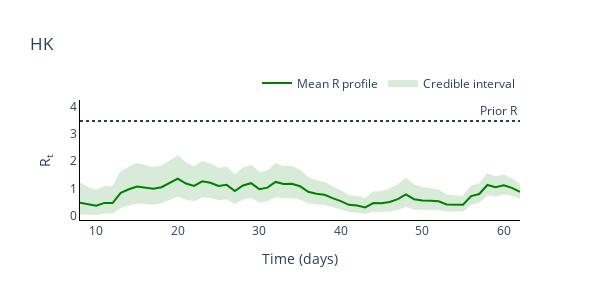

The notebook cell saved with this chart:
### Code cell
intervals = intervals[intervals['Central Probability']==0.95]

fig = go.Figure()

# Plot (bar chart cases each day)
fig.add_trace(
    go.Scatter(
        x=intervals['Time Points'],
        y=intervals['Mean'],
        name='Mean R profile',
        line_color='green'
    )
)

fig.add_trace(
    go.Scatter(
        x=intervals['Time Points'].tolist() + intervals['Time Points'].tolist()[::-1],
        y=intervals['Upper bound CI'].values.tolist() + intervals['Lower bound CI'].values.tolist()[::-1],
        fill='toself',
        fillcolor='green',
        line_color='green',
        opacity=0.15,
        mode='lines',
        name='Credible interval',
    )
)


#fig.add_hrect(y0=prior_dist_interval[0], y1=prior_dist_interval[1], line_width=0, fillcolor='black', opacity=0.1)
fig.add_hline(y=median, line_dash='dot',
        annotation_text='Prior R', fillcolor='black',
        annotation_position='top right')


# Add axis labels
fig.update_layout(
    title='HK',
    width=600, 
    height=300,
    plot_bgcolor='white',
    xaxis=dict(linecolor='black'),
    yaxis=dict(linecolor='black'),
    legend=dict(
        orientation="h",
        yanchor="bottom",
        y=1.02,
        xanchor="right",
        x=1
    ))

fig.update_xaxes(title_text='Time (days)')
fig.update_yaxes(title_text='R<sub>t</sub>')

# fig.write_image('HK-diff-eps-inf.pdf')
fig.show()

### Figure 1 — Plotly figure (JSON) as saved in the notebook; plotly's stock layout.template omitted (floating-point values rounded to 4 significant figures)
{"data": [{"line": {"color": "green"}, "name": "Mean R profile", "type": "scatter", "x": [8, 9, 10, 11, 12, 13, 14, 15, 16, 17, 18, 19, 20, 21, 22, 23, 24, 25, 26, 27, 28, 29, 30, 31, 32, 33, 34, 35, 36, 37, 38, 39, 40, 41, 42, 43, 44, 45, 46, 47, 48, 49, 50, 51, 52, 53, 54, 55, 56, 57, 58, 59, 60, 61, 62], "y": [0.4865, 0.42, 0.3799, 0.4822, 0.4751, 0.8458, 0.9798, 1.08, 1.042, 0.9953, 1.055, 1.22, 1.365, 1.187, 1.098, 1.27, 1.215, 1.097, 1.139, 0.9112, 1.119, 1.2, 0.9829, 1.039, 1.247, 1.168, 1.18, 1.088, 0.885, 0.8191, 0.7768, 0.6557, 0.5493, 0.4135, 0.3859, 0.3167, 0.4746, 0.469, 0.5143, 0.6184, 0.7882, 0.6175, 0.5671, 0.5586, 0.5391, 0.4262, 0.4223, 0.4148, 0.7318, 0.8054, 1.135, 1.05, 1.124, 1.029, 0.8836]}, {"fill": "toself", "fillcolor": "green", "line": {"color": "green"}, "mode": "lines", "name": "Credible interval", "opacity": 0.15, "type": "scatter", "x": [8, 9, 10, 11, 12, 13, 14, 15, 16, 17, 18, 19, 20, 21, 22, 23, 24, 25, 26, 27, 28, 29, 30, 31, 32, 33, 34, 35, 36, 37, 38, 39, 40, 41, 42, 43, 44, 45, 46, 47, 48, 49, 50, 51, 52, 53, 54, 55, 56, 57, 58, 59, 60, 61, 62, 62, 61, 60, 59, 58, 57, 56, 55, 54, 53, 52, 51, 50, 49, 48, 47, 46, 45, 44, 43, 42, 41, 40, 39, 38, 37, 36, 35, 34, 33, 32, 31, 30, 29, 28, 27, 26, 25, 24, 23, 22, 21, 20, 19, 18, 17, 16, 15, 14, 13, 12, 11, 10, 9, 8], "y": [1.185, 1.02, 0.9205, 1.062, 1.045, 1.583, 1.768, 1.893, 1.827, 1.746, 1.805, 2.004, 2.171, 1.919, 1.777, 1.971, 1.883, 1.722, 1.764, 1.471, 1.732, 1.835, 1.561, 1.627, 1.886, 1.786, 1.787, 1.652, 1.374, 1.272, 1.205, 1.044, 0.9023, 0.7251, 0.6973, 0.6179, 0.861, 0.8811, 0.9654, 1.12, 1.351, 1.116, 1.027, 0.985, 0.928, 0.7516, 0.7263, 0.6985, 1.08, 1.149, 1.523, 1.405, 1.475, 1.336, 1.137, 0.6729, 0.7744, 0.8306, 0.7532, 0.8097, 0.526, 0.4532, 0.2055, 0.2011, 0.1935, 0.2565, 0.2536, 0.2436, 0.2658, 0.3766, 0.2656, 0.2054, 0.1873, 0.2037, 0.1158, 0.1662, 0.1888, 0.2834, 0.3577, 0.4426, 0.4663, 0.5036, 0.6426, 0.6979, 0.6806, 0.7387, 0.5813, 0.5372, 0.6986, 0.6388, 0.4847, 0.6499, 0.6128, 0.6924, 0.7236, 0.5826, 0.6302, 0.745, 0.6295, 0.5051, 0.4546, 0.476, 0.4935, 0.4225, 0.339, 0.129, 0.1307, 0.07785, 0.08586, 0.09915]}], "layout": {"annotations": [{"showarrow": false, "text": "Prior R", "x": 1, "xanchor": "right", "xref": "x domain", "y": 3.466, "yanchor": "bottom", "yref": "y"}], "height": 300, "legend": {"orientation": "h", "x": 1, "xanchor": "right", "y": 1.02, "yanchor": "bottom"}, "plot_bgcolor": "white", "shapes": [{"fillcolor": "black", "line": {"dash": "dot"}, "type": "line", "x0": 0, "x1": 1, "xref": "x domain", "y0": 3.466, "y1": 3.466, "yref": "y"}], "title": {"text": "HK"}, "width": 600, "xaxis": {"linecolor": "black", "title": {"text": "Time (days)"}}, "yaxis": {"linecolor": "black", "title": {"text": "R<sub>t</sub>"}}}}
